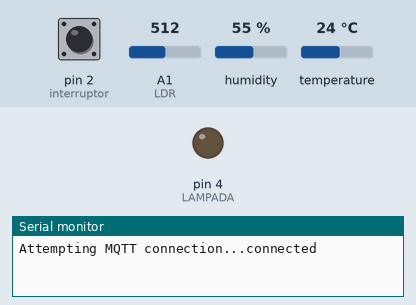
This sketch was run on a simulated Arduino Uno, built with avr-gcc and run on an emulated ATmega328P. On the bench: output pins drawn as LEDs (lit = HIGH), the last lines printed to the serial monitor. Inputs (shaded band) come from the test bench; at power-on: pin 2 (interruptor) HIGH, A1 (LDR) = 512, humidity 55 %, temperature 24 °C. WiFi joins after 1.5 s; servers stay silent unless stated; no MQTT or app messages arrive unless stated.

Above: at 2.7 s.
2.8 s: pin 2 (interruptor) pulled LOW for 0.15 s
At 3.3 s:
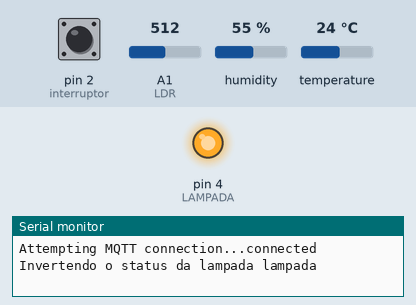
7.5 s: pin 2 (interruptor) pulled LOW for 1 s
At 9.3 s:
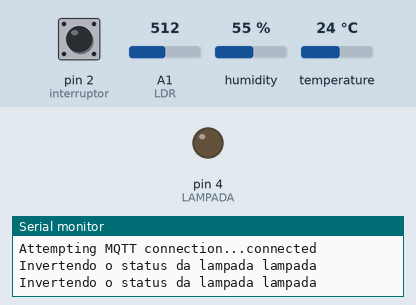
10.0 s: pin 2 (interruptor) pulled LOW for 3.2 s
At 14.1 s:
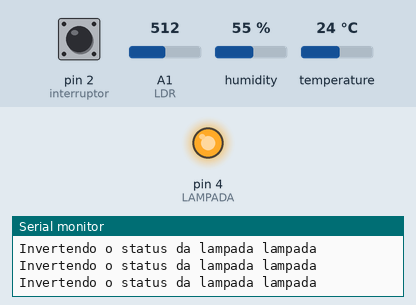
Timing chart, 0 to 15.6 s (numbered marks = the images above; inputs shaded):
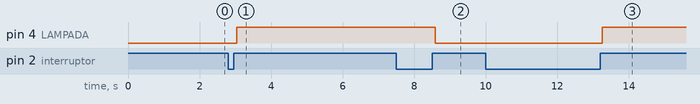

Measured:
- after the input at 2.8 s, pin 4 (LAMPADA): LOW → HIGH after 0.24 s
- after the input at 7.5 s, pin 4 (LAMPADA): HIGH → LOW after 1.1 s
- after the input at 10.0 s, pin 4 (LAMPADA): LOW → HIGH after 3.3 s

The sketch:

apresentacao_fasipe.ino
```cpp
/*
  This sketch is based on the basic MQTT example by
  http://knolleary.github.io/pubsubclient/
*/

#include <SPI.h>
#include <Ethernet.h>
#include <PubSubClient.h>
#include <DHT.h>

#define LAMPADA 4
#define interruptor 2
#define LDR A1
#define DEBUG 1
#define DHTPIN 5

// Configurações dos dispositivos
IPAddress deviceIp(192, 168, 1, 43);
byte deviceMac[] = { 0xAB, 0xCD, 0xFE, 0xFE, 0xFE, 0xFE };
char* deviceId  = "SensorDaSala";
char* stateTopicLuminosidade = "home-assistant/SensorDaSala/luminosidade";
char* stateTopicTemperatura = "home-assistant/SensorDaSala/temperatura";
char* stateTopicUmidade = "home-assistant/SensorDaSala/umidade";
char* stateTopicLampada = "home-assistant/SensorDaSala/lampada";
char* commandTopicLampada = "home-assistant/SensorDaSala/lampada/command";
char buf[4]; // Buffer para armazenar o valor do sensor
int updateInterval = 300; //Intervalo de atualização
char message_buff[100];
volatile unsigned long ul_PreviousMillis = 0;
char* statusLampada;
boolean interruptorFlag;

//Configurações do servidor MQTT
IPAddress mqttServer(192, 168, 1, 1);
int mqttPort = 1883;

EthernetClient ethClient;
PubSubClient client(ethClient);

DHT dht;

void reconnect() {
  while (!client.connected()) {
#if DEBUG
    Serial.print("Attempting MQTT connection...");
#endif
    if (client.connect(deviceId, "homeassistant", "password") && client.subscribe("home-assistant/SensorDaSala")) {
#if DEBUG
      Serial.println("connected");
#endif
    } else {
#if DEBUG
      Serial.print("failed, rc=");
      Serial.print(client.state());
      Serial.println(" try again in 5 seconds");
#endif
      delay(5000);
    }
  }
}

void callback(char* topic, byte* p_payload, unsigned int length) {
  String payload;
  Serial.print("Message arrived [");
  Serial.print(topic);
  Serial.print("] ");
  for (int i = 0; i < length; i++) {
    Serial.print((char)p_payload[i]);
    payload.concat((char)p_payload[i]);
  }
  if (String(commandTopicLampada).equals(topic)) {
    if (payload.equals("ON")) {
      digitalWrite(LAMPADA, HIGH);
    }
    else if (payload.equals("OFF")) {
      digitalWrite(LAMPADA, LOW);
    }
  }
  Serial.println();
}

void inverteLampada() {
  boolean statusAtual = digitalRead(LAMPADA);
  digitalWrite(LAMPADA, !statusAtual);
  Serial.println("Invertendo o status da lampada lampada");
  digitalRead(LAMPADA) ? statusLampada = "ON" : statusLampada = "OFF";
  client.publish(stateTopicLampada, statusLampada);
  delay(50);
}

void setup() {
  pinMode(LAMPADA, OUTPUT);
  pinMode(interruptor, INPUT);
  Serial.begin(57600);
  client.setServer(mqttServer, mqttPort);
  client.setCallback(callback);
  Ethernet.begin(deviceMac, deviceIp);
  delay(1500);
  dht.setup(DHTPIN); // data pin 5
}

void loop() {
  unsigned long ul_CurrentMillis = millis();
  if (!client.connected()) {
    reconnect();
  }
  client.loop();

  if(!digitalRead(interruptor)){
    interruptorFlag = 0x01;
    delay(100);
  }

  if (digitalRead(interruptor) && interruptorFlag) {
      inverteLampada();
      interruptorFlag = 0x00;
  }
  float umidade = dht.getHumidity();
  // Le a temperatura em Graus Celsius(Padrão)
  float temperatura = dht.getTemperature();

  int sensorValue = analogRead(LDR);
  delay(20);
  digitalRead(LAMPADA) ? statusLampada = "ON" : statusLampada = "OFF";
  if ( ul_CurrentMillis - ul_PreviousMillis > updateInterval)
  {
    ul_PreviousMillis = ul_CurrentMillis;
    client.publish(stateTopicLuminosidade, itoa(sensorValue, buf, 10));
    client.publish(stateTopicTemperatura, itoa(temperatura, buf, 10));
    client.publish(stateTopicUmidade, itoa(umidade, buf, 10));
    client.publish(stateTopicLampada, statusLampada);
  }
}
```
